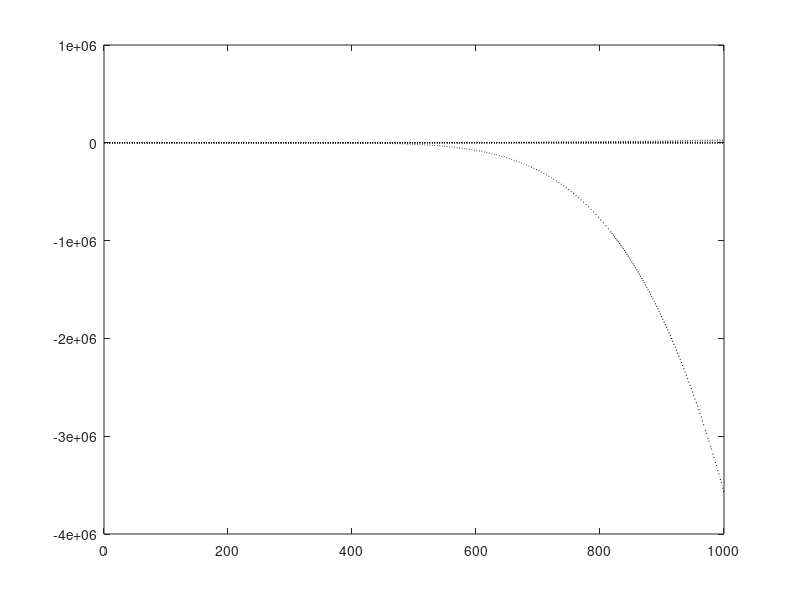

This figure's MATLAB source:
clear all
clc
close all
%%
%file:///C:/Users/alpre/OneDrive/Desktop/Polimi/Year5/CNOEC/cnoec_c/1-s2.0-S0959152414002704-main.pdf
% Mill and feeder parameters
alfa_f = 0.055;
alfa_r = 0.465;
alfa_P = 1;
alfa_speed = 0.712;
alfa_ksif = 0.01;
sigma_Ps = 0.5;
sigma_Pv = 0.5;
Db = 7.85;
Ds = 3.2;
epsilon_sv = 0.6;
phi_b = 90;
phi_f = 29.6;
phi_r = 6.03;
ksi_Pmax = 1662;
v_Pmax = 0.34;
Vv = 84;
Xp = 0;

%Cyclone parameters
alfa_su = 0.87;
C1 = 0.6;
C2 = 0.7;
C3 = 4;
C4 = 4;
epsilon_c = 129;

vmill = 100;
Pmax = 1662;
XP = 0;
V_v = 84;

alfa_phi_f = 0.01;

% initial values
CFF = 374;
MIW = 4.64;
MFB = 5.69;
MFS = 65.2;
SFW = 140.5;

Xmw = 4.85;
Xms = 4.9;
Xmf = 1.09;
Xmr = 1.82;
Xmb = 8.51;
Xsw = 4.11;
Xss = 1.88;
Xsf = 0.42;

JT = 0.34;
SVOL = 5.99;
PSE = 0.67;


phi_Pmax =0.57;
%
dt = 0.01;
ylist = [];
xlist = [];

for i=1:1e3
    %Rheology factor
    phi = sqrt(max(0, 1-(1/epsilon_sv)-1)*Xms/Xmw);
    %The effect of the total charge on mill power (Zx)
    LOAD = Xmw+Xmr+Xms+Xmb;
    Zx = LOAD/(vmill*v_Pmax)-1;
    %The effect of the slurry rheology on mill power (Zr) is given by the empirically defined equation:
    Zr = phi/phi_Pmax-1;
    %The mill power draw for the Hulbert-model is defined as:
    Pmill = Pmax*(1-sigma_Pv*Zx*Zx-2*XP*sigma_Pv*sigma_Ps*Zx*Zr-sigma_Ps*Zr*Zr)*(alfa_speed)^(alfa_P);


    % Feeder modulewater (Vfwo), solids (Vfso), fines (Vffo), rocks (Vfro) and balls (Vfbo). The flow-rates are defined as:
    %The mill outlet flow-rates for water (Vmwo), solids (Vmso), fines (Vmfo), rocks (Vmro) and balls (Vmbo)

    Vccu = CFF*(Xss-Xsf)/(Xsw+Xss)*(1-C1*exp(-CFF/epsilon_c))*...
        (1-(Xss/(C2*(Xsw+Xss)))^(C3))*...
        (1-(Xsf/Xss)^(C4));
    Fu = 0.6-(0.6-Xss/(Xsw+Xss))*exp(-Vccu/(alfa_su*epsilon_c));

    Vcwu = (Xsw*(Vccu-Fu*Vccu))/(Fu*Xsw+Fu*Xsf-Xsf);
    Vcfu = Xsf*(Vccu-Fu*Vccu)/(Fu*Xsw+Fu*Xsf-Xsf);
    Vcsu = Vccu + (Xsf*(Vccu-Fu*Vccu))/(Fu*Xsw+Fu*Xsf-Xsf);
    Vsso = CFF*(Xss/SVOL);
    Vsfo = CFF*(Xsf/SVOL);
    Vcso = Vsso - Vcsu;
    Vcfo = Vsfo - Vcfu;

    Xmwdot = MIW-phi*V_v*Xmw*Xmw/(Xms+Xmw)+Vcwu;
    Xmsdot = MFS/Ds*(1-alfa_r)-phi*V_v*Xmw*Xmw/(Xms+Xmw) + Vcsu + phi*Pmill/(Ds*phi_r)*(Xmr/(Xmr+Xms));
    Xmfdot = MFS/Ds*(alfa_r)  -phi*V_v*Xmw*Xmf/(Xms+Xmw) + Vcfu +   1*Pmill/(Ds*phi_f)/(1+alfa_phi_f*((Xmw+Xmr+Xms+Xmb)/vmill - v_Pmax));
    Xmrdot = MFS/Ds*(alfa_r)  -phi*Pmill/(Ds*phi_r)*(Xmr/(Xmr+Xms));
    Xmbdot = MFB/Db           -phi*Pmill/(phi_b)*(Xmb/(Ds*(Xmr+Xms)+Db*Xmb));
    Xswdot = phi*Vv*Xmw*Xmw/(Xms+Xmw)-CFF*Xsw/(Xsw+Xss)+SFW;
    Xssdot = phi*Vv*Xmw*Xms/(Xms+Xmw)-CFF*Xss/(Xsw+Xss);
    Xsfdot = phi*Vv*Xmw*Xmf/(Xms+Xmw)-CFF*Xsf/(Xsw+Xss);

    Xmw = Xmw + Xmwdot*dt;
    Xms = Xms + Xmsdot*dt;
    Xmf = Xmf + Xmfdot*dt;
    Xmr = Xmr + Xmrdot*dt;
    Xmb = Xmb + Xmbdot*dt;
    Xsw = Xsw + Xswdot*dt;
    Xss = Xss + Xssdot*dt;
    Xsf = Xsf + Xsfdot*dt;

    xlist(i,:) = [Xmw;Xms;Xmf;Xmr;Xmb;Xsw;Xss;Xsf];
    ylist(i,:) = [JT;SVOL;PSE]';
    JT = (Xmw+Xms+Xmr+Xmb)/(vmill);
    %SVOL is the volume of slurry in the sump:
    SVOL = Xss+Xsw;
    PSE = Vcfo/(Vcso);
end


%%
plot(ylist,"rx:")
%%
plot(xlist,"k:")

